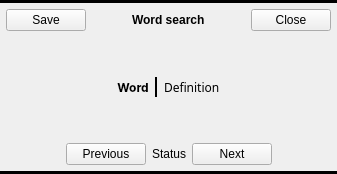
      <widget class="QStackedWidget" name="wordWidget">
       <widget class="QWidget" name="page_8">
        <layout class="QVBoxLayout" name="verticalLayout_4">
         <property name="leftMargin">
          <number>0</number>
         </property>
         <property name="topMargin">
          <number>0</number>
         </property>
         <property name="rightMargin">
          <number>0</number>
         </property>
         <property name="bottomMargin">
          <number>0</number>
         </property>
         <item>
          <widget class="Line" name="line_12">
           <property name="frameShadow">
            <enum>QFrame::Plain</enum>
           </property>
           <property name="lineWidth">
            <number>8</number>
           </property>
           <property name="orientation">
            <enum>Qt::Horizontal</enum>
           </property>
          </widget>
         </item>
         <item>
          <layout class="QGridLayout" name="gridLayout_5">
           <property name="leftMargin">
            <number>6</number>
           </property>
           <property name="rightMargin">
            <number>6</number>
           </property>
           <property name="bottomMargin">
            <number>0</number>
           </property>
           <property name="spacing">
            <number>6</number>
           </property>
           <item row="1" column="3">
            <spacer name="horizontalSpacer_4">
             <property name="orientation">
              <enum>Qt::Horizontal</enum>
             </property>
             <property name="sizeHint" stdset="0">
              <size>
               <width>40</width>
               <height>20</height>
              </size>
             </property>
            </spacer>
           </item>
           <item row="1" column="0">
            <widget class="QPushButton" name="saveWordBtn">
             <property name="text">
              <string>Save</string>
             </property>
            </widget>
           </item>
           <item row="1" column="4">
            <widget class="QPushButton" name="infoCloseBtn">
             <property name="text">
              <string>Close</string>
             </property>
            </widget>
           </item>
           <item row="1" column="2">
            <widget class="QLabel" name="wordSearchLabel">
             <property name="font">
              <font>
               <bold>true</bold>
              </font>
             </property>
             <property name="text">
              <string>Word search</string>
             </property>
            </widget>
           </item>
           <item row="1" column="1">
            <spacer name="horizontalSpacer_3">
             <property name="orientation">
              <enum>Qt::Horizontal</enum>
             </property>
             <property name="sizeHint" stdset="0">
              <size>
               <width>40</width>
               <height>20</height>
              </size>
             </property>
            </spacer>
           </item>
          </layout>
         </item>
         <item>
          <layout class="QGridLayout" name="gridLayout_12">
           <property name="leftMargin">
            <number>6</number>
           </property>
           <property name="rightMargin">
            <number>6</number>
           </property>
           <property name="bottomMargin">
            <number>0</number>
           </property>
           <item row="1" column="0">
            <layout class="QGridLayout" name="gridLayout_14">
             <property name="bottomMargin">
              <number>0</number>
             </property>
             <item row="0" column="2">
              <widget class="Line" name="line_14">
               <property name="frameShadow">
                <enum>QFrame::Plain</enum>
               </property>
               <property name="lineWidth">
                <number>2</number>
               </property>
               <property name="orientation">
                <enum>Qt::Vertical</enum>
               </property>
              </widget>
             </item>
             <item row="0" column="3">
              <widget class="QLabel" name="definitionLabel">
               <property name="font">
                <font>
                 <family>Source Serif Pro</family>
                </font>
               </property>
               <property name="text">
                <string>Definition</string>
               </property>
               <property name="alignment">
                <set>Qt::AlignJustify|Qt::AlignVCenter</set>
               </property>
               <property name="wordWrap">
                <bool>true</bool>
               </property>
              </widget>
             </item>
             <item row="0" column="1">
              <widget class="QLabel" name="wordLabel">
               <property name="font">
                <font>
                 <family>Inter</family>
                 <bold>true</bold>
                </font>
               </property>
               <property name="text">
                <string>Word</string>
               </property>
               <property name="alignment">
                <set>Qt::AlignCenter</set>
               </property>
               <property name="wordWrap">
                <bool>true</bool>
               </property>
              </widget>
             </item>
             <item row="0" column="4">
              <spacer name="horizontalSpacer_5">
               <property name="orientation">
                <enum>Qt::Horizontal</enum>
               </property>
               <property name="sizeHint" stdset="0">
                <size>
                 <width>40</width>
                 <height>20</height>
                </size>
               </property>
              </spacer>
             </item>
             <item row="0" column="0">
              <spacer name="horizontalSpacer_6">
               <property name="orientation">
                <enum>Qt::Horizontal</enum>
               </property>
               <property name="sizeHint" stdset="0">
                <size>
                 <width>40</width>
                 <height>20</height>
                </size>
               </property>
              </spacer>
             </item>
            </layout>
           </item>
           <item row="3" column="0">
            <spacer name="verticalSpacer_4">
             <property name="orientation">
              <enum>Qt::Vertical</enum>
             </property>
             <property name="sizeHint" stdset="0">
              <size>
               <width>20</width>
               <height>40</height>
              </size>
             </property>
            </spacer>
           </item>
           <item row="4" column="0">
            <layout class="QGridLayout" name="gridLayout_9">
             <property name="bottomMargin">
              <number>0</number>
             </property>
             <item row="0" column="0">
              <spacer name="horizontalSpacer_7">
               <property name="orientation">
                <enum>Qt::Horizontal</enum>
               </property>
               <property name="sizeHint" stdset="0">
                <size>
                 <width>40</width>
                 <height>20</height>
                </size>
               </property>
              </spacer>
             </item>
             <item row="0" column="1">
              <widget class="QPushButton" name="previousDefinitionBtn">
               <property name="text">
                <string>Previous</string>
               </property>
              </widget>
             </item>
             <item row="0" column="4">
              <spacer name="horizontalSpacer_8">
               <property name="orientation">
                <enum>Qt::Horizontal</enum>
               </property>
               <property name="sizeHint" stdset="0">
                <size>
                 <width>40</width>
                 <height>20</height>
                </size>
               </property>
              </spacer>
             </item>
             <item row="0" column="2">
              <widget class="QLabel" name="definitionStatusLabel">
               <property name="text">
                <string>Status</string>
               </property>
              </widget>
             </item>
             <item row="0" column="3">
              <widget class="QPushButton" name="nextDefinitionBtn">
               <property name="text">
                <string>Next</string>
               </property>
              </widget>
             </item>
            </layout>
           </item>
           <item row="0" column="0">
            <spacer name="verticalSpacer_3">
             <property name="orientation">
              <enum>Qt::Vertical</enum>
             </property>
             <property name="sizeHint" stdset="0">
              <size>
               <width>20</width>
               <height>40</height>
              </size>
             </property>
            </spacer>
           </item>
          </layout>
         </item>
         <item>
          <widget class="Line" name="line_13">
           <property name="frameShadow">
            <enum>QFrame::Plain</enum>
           </property>
           <property name="lineWidth">
            <number>8</number>
           </property>
           <property name="orientation">
            <enum>Qt::Horizontal</enum>
           </property>
          </widget>
         </item>
        </layout>
       </widget>
       <widget class="QWidget" name="page_9"/>
      </widget>
